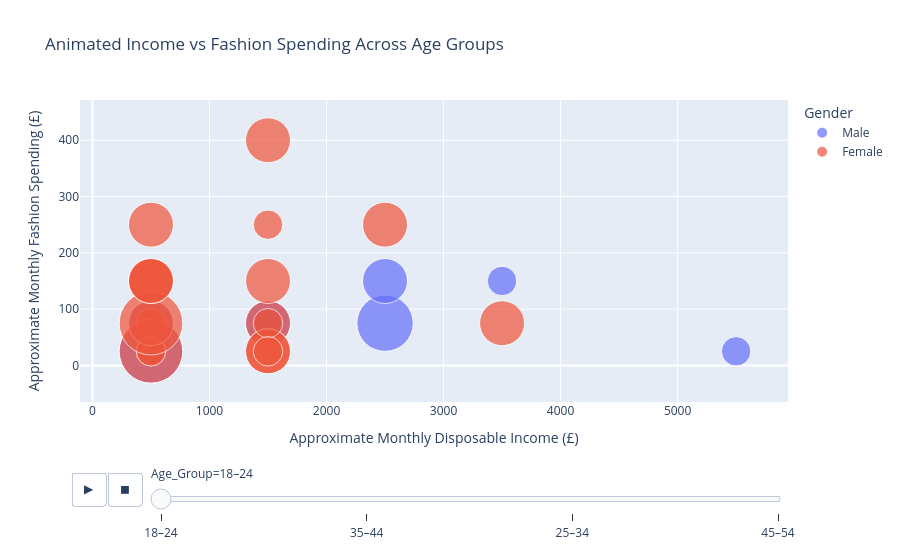

Here is the notebook cell this chart was saved with:
### Markdown cell above
## 14. Animated income and spending by age group

This is the closest equivalent to the animated Plotly examples supplied. The animation compares age groups rather than pretending that the survey contains observations over time.

### Code cell
fig = px.scatter(
    analysis_df,
    x='Income_Numeric',
    y='Fashion_Spending',
    animation_frame='Age_Group',
    color='Gender',
    size='Purchase_Frequency',
    hover_data=['Personalisation_Score','Brand_Reputation_Score'],
    title='Animated Income vs Fashion Spending Across Age Groups',
    labels={
        'Income_Numeric':'Approximate Monthly Disposable Income (£)',
        'Fashion_Spending':'Approximate Monthly Fashion Spending (£)',
        'Purchase_Frequency':'Purchase Frequency'
    },
    size_max=45
)
fig.show()

### Figure 1 — Plotly figure (JSON) as saved in the notebook; plotly's stock layout.template omitted (floating-point values rounded to 4 significant figures)
{"data": [{"customdata": [[4, 3], [3.4, 4], [2.8, 4], [3.6, 5], [5, 3.8], [3.6, 5], [1.2, 4], [2.4, 4.4], [4.4, 4.6], [4.4, 4.4], [4, 4.8], [3.6, 3.6]], "hovertemplate": "Gender=Male<br>Age_Group=18–24<br>Approximate Monthly Disposable Income (£)=%{x}<br>Approximate Monthly Fashion Spending (£)=%{y}<br>Purchase Frequency=%{marker.size}<br>Personalisation_Score=%{customdata[0]}<br>Brand_Reputation_Score=%{customdata[1]}<extra></extra>", "legendgroup": "Male", "marker": {"color": "#636efa", "size": [1.5, 1.5, 1.5, 1.5, 7, 3.5, 3.5, 1.5, 1.5, 5.5, 3.5, 1.5], "sizemode": "area", "sizeref": 0.003457, "symbol": "circle"}, "mode": "markers", "name": "Male", "orientation": "v", "showlegend": true, "type": "scatter", "x": [1500, 500, 1500, 500, 500, 1500, 500, 5500, 3500, 2500, 2500, 500], "xaxis": "x", "y": [75, 75, 75, 25, 25, 75, 75, 25, 150, 75, 150, 25], "yaxis": "y"}, {"customdata": [[4, 5], [4.2, 4.6], [4.2, 5], [4, 4], [4.6, 4.4], [4.2, 4.2], [3, 3], [3.8, 3.6], [4.2, 4.6], [3.4, 3.6], [4, 4.4], [4, 1], [3.8, 5], [3.6, 4], [3.8, 4.4], [1.8, 1], [3.2, 5], [3.2, 3.8], [2.4, 3], [3, 4.4], [1.6, 1.4], [4, 4.6], [3.6, 4.6]], "hovertemplate": "Gender=Female<br>Age_Group=18–24<br>Approximate Monthly Disposable Income (£)=%{x}<br>Approximate Monthly Fashion Spending (£)=%{y}<br>Purchase Frequency=%{marker.size}<br>Personalisation_Score=%{customdata[0]}<br>Brand_Reputation_Score=%{customdata[1]}<extra></extra>", "legendgroup": "Female", "marker": {"color": "#EF553B", "size": [3.5, 3.5, 3.5, 1.5, 3.5, 1.5, 1.5, 1.5, 1.5, 1.5, 3.5, 7, 3.5, 1.5, 3.5, 3.5, 3.5, 7, 3.5, 1.5, 3.5, 3.5, 1.5], "sizemode": "area", "sizeref": 0.003457, "symbol": "circle"}, "mode": "markers", "name": "Female", "orientation": "v", "showlegend": true, "type": "scatter", "x": [2500, 1500, 1500, 500, 500, 500, 500, 500, 1500, 500, 1500, 500, 1500, 500, 500, 1500, 500, 500, 500, 1500, 500, 3500, 1500], "xaxis": "x", "y": [250, 75, 25, 75, 150, 75, 75, 75, 250, 25, 150, 25, 400, 25, 75, 25, 250, 75, 150, 75, 150, 75, 25], "yaxis": "y"}], "layout": {"legend": {"itemsizing": "constant", "title": {"text": "Gender"}, "tracegroupgap": 0}, "sliders": [{"active": 0, "currentvalue": {"prefix": "Age_Group="}, "len": 0.9, "pad": {"b": 10, "t": 60}, "steps": [{"args": [["18–24"], {"frame": {"duration": 0, "redraw": false}, "fromcurrent": true, "mode": "immediate", "transition": {"duration": 0, "easing": "linear"}}], "label": "18–24", "method": "animate"}, {"args": [["35–44"], {"frame": {"duration": 0, "redraw": false}, "fromcurrent": true, "mode": "immediate", "transition": {"duration": 0, "easing": "linear"}}], "label": "35–44", "method": "animate"}, {"args": [["25–34"], {"frame": {"duration": 0, "redraw": false}, "fromcurrent": true, "mode": "immediate", "transition": {"duration": 0, "easing": "linear"}}], "label": "25–34", "method": "animate"}, {"args": [["45–54"], {"frame": {"duration": 0, "redraw": false}, "fromcurrent": true, "mode": "immediate", "transition": {"duration": 0, "easing": "linear"}}], "label": "45–54", "method": "animate"}], "x": 0.1, "xanchor": "left", "y": 0, "yanchor": "top"}], "title": {"text": "Animated Income vs Fashion Spending Across Age Groups"}, "updatemenus": [{"buttons": [{"args": [null, {"frame": {"duration": 500, "redraw": false}, "fromcurrent": true, "mode": "immediate", "transition": {"duration": 500, "easing": "linear"}}], "label": "&#9654;", "method": "animate"}, {"args": [[null], {"frame": {"duration": 0, "redraw": false}, "fromcurrent": true, "mode": "immediate", "transition": {"duration": 0, "easing": "linear"}}], "label": "&#9724;", "method": "animate"}], "direction": "left", "pad": {"r": 10, "t": 70}, "showactive": false, "type": "buttons", "x": 0.1, "xanchor": "right", "y": 0, "yanchor": "top"}], "xaxis": {"anchor": "y", "domain": [0, 1], "title": {"text": "Approximate Monthly Disposable Income (£)"}}, "yaxis": {"anchor": "x", "domain": [0, 1], "title": {"text": "Approximate Monthly Fashion Spending (£)"}}}}
